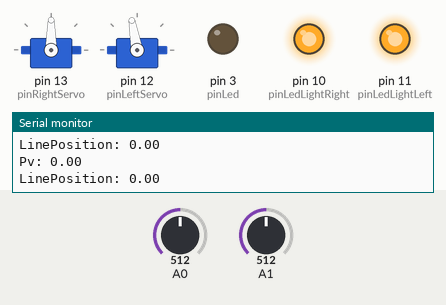
The sketch below on a simulated Arduino Uno, built with avr-gcc and run on an emulated ATmega328P. Shown: 2 × servo, output pins drawn as LEDs (lit = HIGH), the last lines printed to the serial monitor. Inputs (shaded band) come from the test bench; at power-on: A0 = 512, A1 = 512.

Above: at 1.8 s.
1.9 s: A0 set to 527
At 2.9 s:
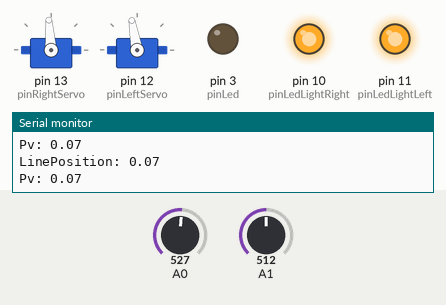
3.4 s: A0 set to 556
At 3.62 s:
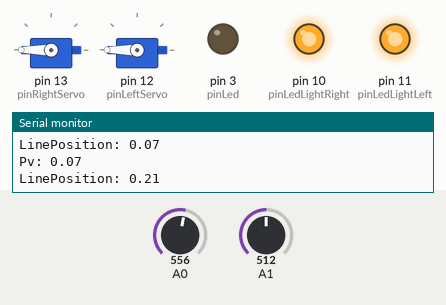
6.4 s: A1 set to 546
At 7.7 s:
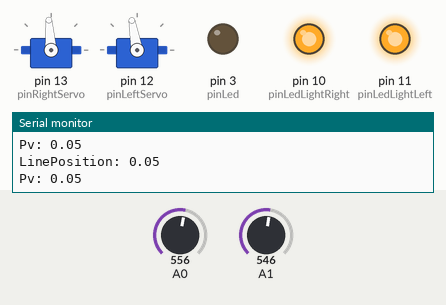
9.4 s: A1 set to 716
At 9.64 s:
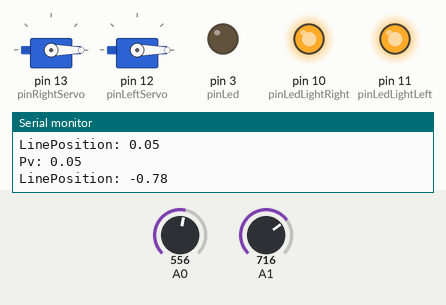
12.4 s: A1 set to 597
15.4 s: A1 set to 568
At 16.7 s:
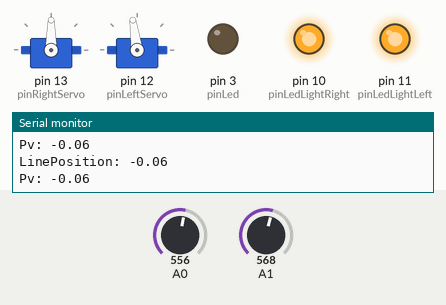
Timing chart, 0 to 18.4 s (numbered marks = the images above; inputs shaded):
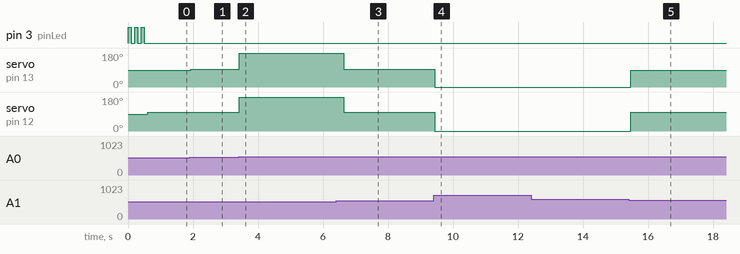

Measured:
- the behaviour switches between 538 and 539 on A0 (found by bisection; images 1 and 2)
- the behaviour switches between 529 and 530 on A1 (found by bisection; images 2 and 3)
- the behaviour switches between 583 and 582 on A1 (found by bisection; images 4 and 5)
- after the input at 1.9 s, servo on pin 13 (pinRightServo): 90° → 94° at once
- after the input at 3.4 s, servo on pin 13 (pinRightServo): 94° → 180° at once; servo on pin 12 (pinLeftServo): 100° → 180° at once
- after the input at 6.4 s, servo on pin 13 (pinRightServo): 180° → 94° after 0.24 s; servo on pin 12 (pinLeftServo): 180° → 100° after 0.24 s
- after the input at 9.4 s, servo on pin 13 (pinRightServo): 94° → 0° at once; servo on pin 12 (pinLeftServo): 100° → 0° at once
- after the input at 15.4 s, servo on pin 13 (pinRightServo): 0° → 90° after 0.07 s; servo on pin 12 (pinLeftServo): 0° → 98° after 0.07 s

The sketch:

v1.ino
```cpp
#include <Servo.h>
#include <math.h>

const int BLACKLINES = 10;
boolean isOnWhiteLine = true;
int time = 0;
int beginTime = 0;
int virageTime = 0;
// LEDS
int i = 0;
int j = 0;
int pinLed = 3;
int pinLedLightLeft = 11;
int pinLedLightRight = 10;

// Servos
Servo rightServo;
Servo leftServo;
int pinRightServo = 13;
int pinLeftServo = 12;

// RightServo
int stopSign = 96;
int forwardSignRight = 90;//51
int forwardQuickSignRight = 0;
//int forwardQuickerSignRight = 544;
int backwardSignRight = 140;
int backwardQuickSignRight = 180;
//int backwardQuickerSignRight = 543;

// LeftServo
int forwardSignLeft = 100;//140
int forwardQuickSignLeft = 180;
//int forwardQuickerSignLeft = 543;
int backwardSignLeft = 51;
int backwardQuickSignLeft = 0;
//int backwardQuickerSignLeft = 544;
//phototransistor
int phototransistorLeft = A1;
int phototransistorRight = A0;

// PID
float error;
float lastError;
float kP = 1; // 0.5
float kD = 1; // 1
float pV;


void setup() {
  // initialize the digital pin as an output.
  Serial.begin(9600);
  pinMode (pinLed, OUTPUT);
  turnOnLights();

  rightServo.attach(pinRightServo);
  leftServo.attach(pinLeftServo);

  ledBlink(3, 100);
  //  turnLeft();
  //  ledBlink(3, 100);
  //  turnRight();
  //  ledBlink(3, 100);

  /*moveForward(2000);
   ledBlink(3, 200);
   moveBackward(2000);
   ledBlink(3, 200);*/
  //  rightServo.write(94);
  //   leftServo.write(100);

  //moveForwardCM(30.0);
  //   uTurn();
  //  moveToSecondBase(1,1,-20,1);
  beginTime=millis();
}

void loop() {
  //digitalWrite(3,HIGH);
  //  outputPhotoTransistorValues();
  //followLine();
  // v = 11 cm/s en normal
  // v = 12 cm/s en quick

  //  rightServo.write(forwardQuickSignRight);
  //    leftServo.write(forwardQuickSignLeft);

  /*int x1, x2, y1, y2;
  x1=-80;
  y1=110;
  x2=20;
  y2=80;
  moveToSecondBase(x1, y1, x2, y2);*/
  //moveToThirdBase();
  //moveToFourthBase();
  //moveToFifthBase();
  moveToSixthBase();

}

void moveToSixthBase(){
  followLine();
  float right = voltPhotoRight();
  float left = voltPhotoLeft();
  /*if (left<0.05 && right<0.05) {
    turnAngle(180.0);
  }*/
}

void moveToFifthBase(){
  followLine();
  float right = voltPhotoRight();
  float left = voltPhotoLeft();
  if (left<0.04 && right<0.04) {
    moveForwardCM(9);
    exit(0);
  }
}

void moveToFourthBase(){
  followLine();
  float right = voltPhotoRight();
  float left = voltPhotoLeft();
  if (left<0.09 && right<0.09) {
    moveForwardCM(22);
    time=millis()-beginTime-virageTime;
    Serial.print("Distance parcourue = ");
    float distance = time*0.001*11;
    Serial.print(distance);
    Serial.println(" cm");
    delay(100);
    exit(0);
  }
}

void moveToThirdBase(){
  blackLine();
  if(i<BLACKLINES){
    Serial.print("Distance parcourue = ");
    Serial.println(j*0.25);
  }
}

// followLine with PID mechanics
void followLine() {

  error = (float) linePosition();

  int virageTimeTmp1 = millis();

  // too much left or too much right
  if(error > 0.13) {
    turnRight();
  }
  else if(error < -0.13){
    turnLeft();
  }

  int virageTimeTmp2 = millis();

  virageTime = virageTime + virageTimeTmp2 - virageTimeTmp1;

  pV = kP * error + kD * (error - lastError);
  lastError = error;
  Serial.print("Pv: ");
  Serial.println(pV);
  moveForwardAngle(pV);

}

float linePosition() {
  float output = voltPhotoRight()-voltPhotoLeft();
  Serial.print("LinePosition: ");
  Serial.println(output);
  return output;
}

float voltPhotoLeft() {
  return volts(phototransistorLeft);
}

float voltPhotoRight() {
  return volts(phototransistorRight);
}

// ledBlink
void ledBlink(int times, int duration) {
  for(int i=times;i-->0;) {
    digitalWrite(pinLed, HIGH);
    delay(duration);
    digitalWrite(pinLed, LOW);
    delay(duration);
  }
}

// moveForward
void moveForward(int duration) {
  rightServo.write(forwardQuickSignRight);
  leftServo.write(forwardQuickSignLeft);
  delay(duration);
  rightServo.write(stopSign);
  leftServo.write(stopSign);
}

// moveForwardAngle
void moveForwardAngle(float pV) {

  if(pV>0.02) {
    rightServo.write(94); // 94
    leftServo.write(100);
  }
  else if(pV<-0.02) {
    rightServo.write(90);
    leftServo.write(98);
  }
  else {
    rightServo.write(forwardSignRight);
    leftServo.write(forwardSignLeft);
  }
  /*
  rightServo.write(forwardQuickSignRight-pV);
   leftServo.write(forwardQuickSignLeft+pV);
   Serial.print("Right: ");
   Serial.println(forwardQuickSignRight-pV);
   Serial.print("Left: ");
   Serial.println(forwardQuickSignLeft+pV);*/
}

void moveForwardCM(float length) {
  rightServo.write(forwardQuickSignRight);
  leftServo.write(forwardQuickSignLeft);
  float duration = (float) length / 11 * 1000;
  delay(duration);
  rightServo.write(stopSign);
  leftServo.write(stopSign);
}

// moveBackward
void moveBackward(int duration) {
  rightServo.write(backwardQuickSignRight);
  leftServo.write(backwardQuickSignLeft);
  delay(duration);
  rightServo.write(stopSign);
  leftServo.write(stopSign);
}

// turnRight
void turnRight() {
  leftServo.write(forwardQuickSignLeft);
  rightServo.write(backwardQuickSignRight);
  delay(400);
  leftServo.write(stopSign);
  rightServo.write(stopSign);
}

// turnLeft
void turnLeft() {
  leftServo.write(backwardQuickSignLeft);
  rightServo.write(forwardQuickSignRight);
  delay(400);
  leftServo.write(stopSign);
  rightServo.write(stopSign);
}

// U-turn
void uTurn() {
  leftServo.write(backwardQuickSignLeft);
  rightServo.write(forwardQuickSignRight);
  delay(1400);
  leftServo.write(stopSign);
  rightServo.write(stopSign);
}

// turnAngle
void turnAngle(float angle) {
  leftServo.write(forwardQuickSignLeft);
  rightServo.write(backwardQuickSignRight);
  delay(angle/118*1000);
  leftServo.write(stopSign);
  rightServo.write(stopSign);
}

void moveToSecondBase(float x1, float y1, float x2, float y2) {
  float alpha = atan(fabs(y2-y1)/fabs(x2-x1))*180/M_PI;
  if(x2>=x1 && y2>=y1){
    alpha = 90-alpha;
  }
  else if (x2>=x1 && y2<y1){
    alpha = 90 + alpha;
  }
  else if (x2<x1 && y2<y1){
    alpha = 360 - (90 + alpha);
  }
  else if (x2<x1 && y2>=y1){
    alpha = 360 - (90 - alpha);
  }
  float distance = sqrt(pow(x1-x2, 2)+pow(y1-y2, 2));
  turnAngle(alpha);
  moveForwardCM(distance);
  Serial.print("alpha = ");
  Serial.println(alpha);
  Serial.print("distance = ");
  Serial.println(distance);
}

/*long rcTime(int pin) {
 pinMode(pin, OUTPUT);
 digitalWrite(pin, HIGH);
 delay(1)*/

void turnOnLights() {
  pinMode(pinLedLightLeft, OUTPUT);
  pinMode(pinLedLightRight, OUTPUT);
  digitalWrite(pinLedLightLeft, HIGH);
  digitalWrite(pinLedLightRight, HIGH);
}

float volts(int adPin) {
  return float(analogRead(adPin))*5.0/1024.0;
}

void outputPhotoTransistorValues() {
  Serial.print(voltPhotoLeft());
  Serial.print("  ");
  Serial.println(voltPhotoRight());
  delay(10);
}

void blackLine() {
  float photoResistanceRight1 = voltPhotoRight();
  float photoResistanceLeft1 = voltPhotoLeft();
  if (i<BLACKLINES) {
    moveForwardCM(0.25);
    j++;
  }
  float photoResistanceRight2 = voltPhotoRight();
  float photoResistanceLetf2 = voltPhotoLeft();
  float right = photoResistanceRight1 - photoResistanceRight2 ;
  float left = photoResistanceLeft1 - photoResistanceLetf2 ;
  float average = (left + right)/2 ;
  if (average<-0.02) {
    i++;
    Serial.println(i);
    Serial.println(average);
  }
}
```
